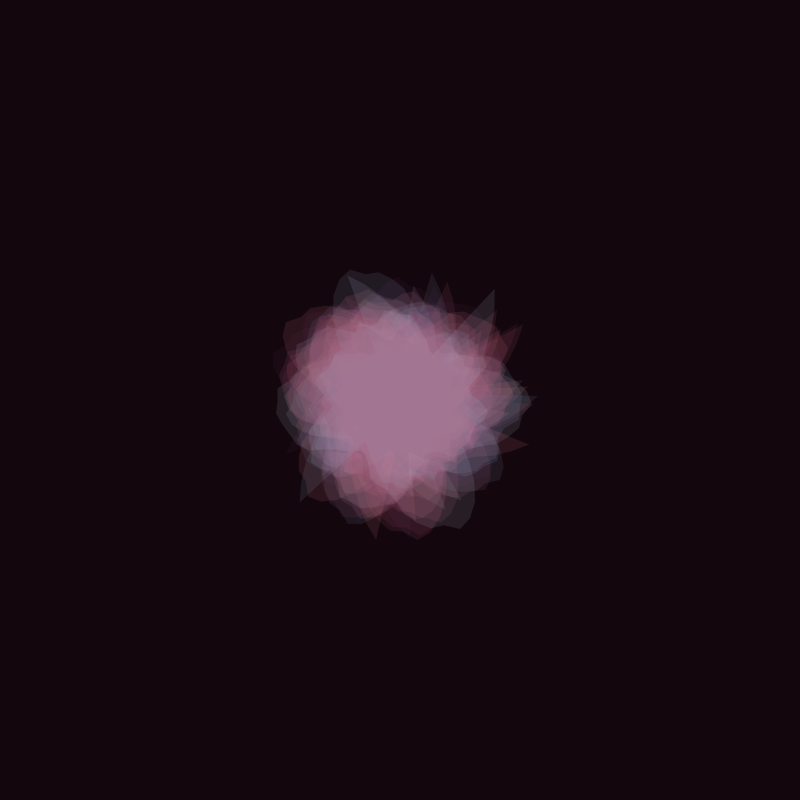
Frame 1 (no input)
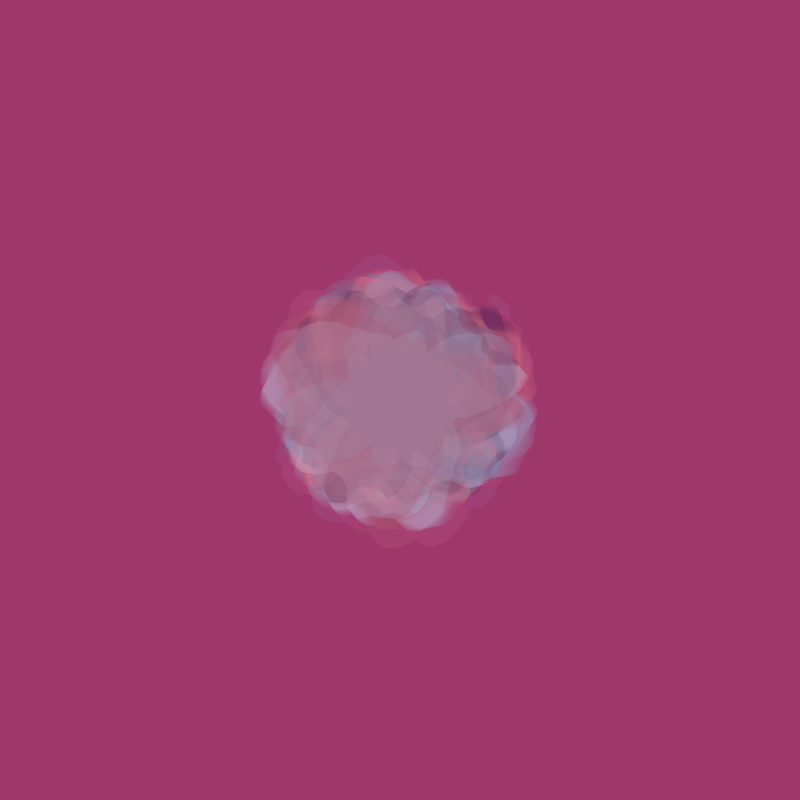
Frame 60 (no input)
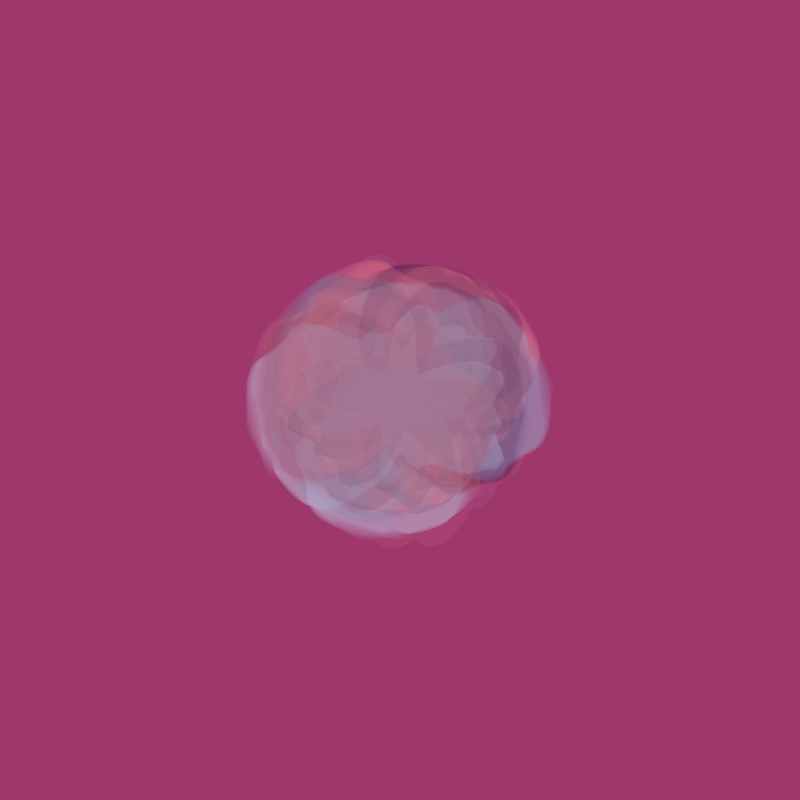
Frame 120 (the mouse pressed at the canvas centre since frame 60)

The p5.js sketch that drew these frames (run headless with seeded random() and noise() and a simulated clock; from frame 60 on, the mouse is pressed at the canvas centre):

// p5.js sketch
// ── sketch.js

// organic is used to store the list of instances of Organic objects that we will create
var organics = [];
// The variable change stores the rate of rotation and the y coordinate for noise later
var change, colorsPalette;


function setup() {
  createCanvas(800, 800);
  background(0,255);
  change = 0;
  colorsPalette = [color(146, 167, 202,30),
            color(186, 196, 219,30),
            color(118, 135, 172,30),
            color(76, 41, 81,30),
            color(144, 62, 92,30),
            color(178, 93, 119,30),
            color(215, 118, 136,30),
            color(246, 156, 164,30),];

  for (var i=0;i<110;i++){
    organics.push(new Organic(0.1+1*i,width/2,height/2,i*1,i*random(90),colorsPalette[floor(random(8))]));
  }
  



  // organic[0].show();
  // noLoop();
}

function draw() {
  background(159,65,115,30);
  for(var i=0; i<organics.length;i++){
      organics[i].show(change);
  }

  change+=0.01;

}

function Organic(radius,xpos,ypos,roughness,angle,color){

  this.radius = radius; //radius of blob
  this.xpos = xpos; //x position of blob
  this.ypos = ypos; // y position of blob
  this.roughness = roughness; // magnitude of how much the circle is distorted
  this.angle = angle; //how much to rotate the circle by
  this.color = color; // color of the blob

  this.show = function(change){

    noStroke(); // no stroke for the circle
    // strokeWeight(0.1); //We can use this to set thickness of the stroke if necessary
    // stroke(200); //We can use this to set the color of the stroke if necessary
    fill(this.color); //color to fill the blob

    push(); //we enclose things between push and pop so that all transformations within only affect items within
    translate(xpos, ypos); //move to xpos, ypos
    rotate(this.angle+change); //rotate by this.angle+change
    beginShape(); //begin a shape based on the vertex points below
    //The lines below create our vertex points
    var off = 0;
    for (var i = 0; i < TWO_PI; i += 0.1) {
      var offset = map(noise(off, change), 0, 1, -this.roughness, this.roughness);
      var r = this.radius + offset;
      var x = r * cos(i);
      var y = r * sin(i);
      vertex(x, y);
      off += 0.1;
    }
    endShape(); //end and create the shape
    pop();

    }
}
